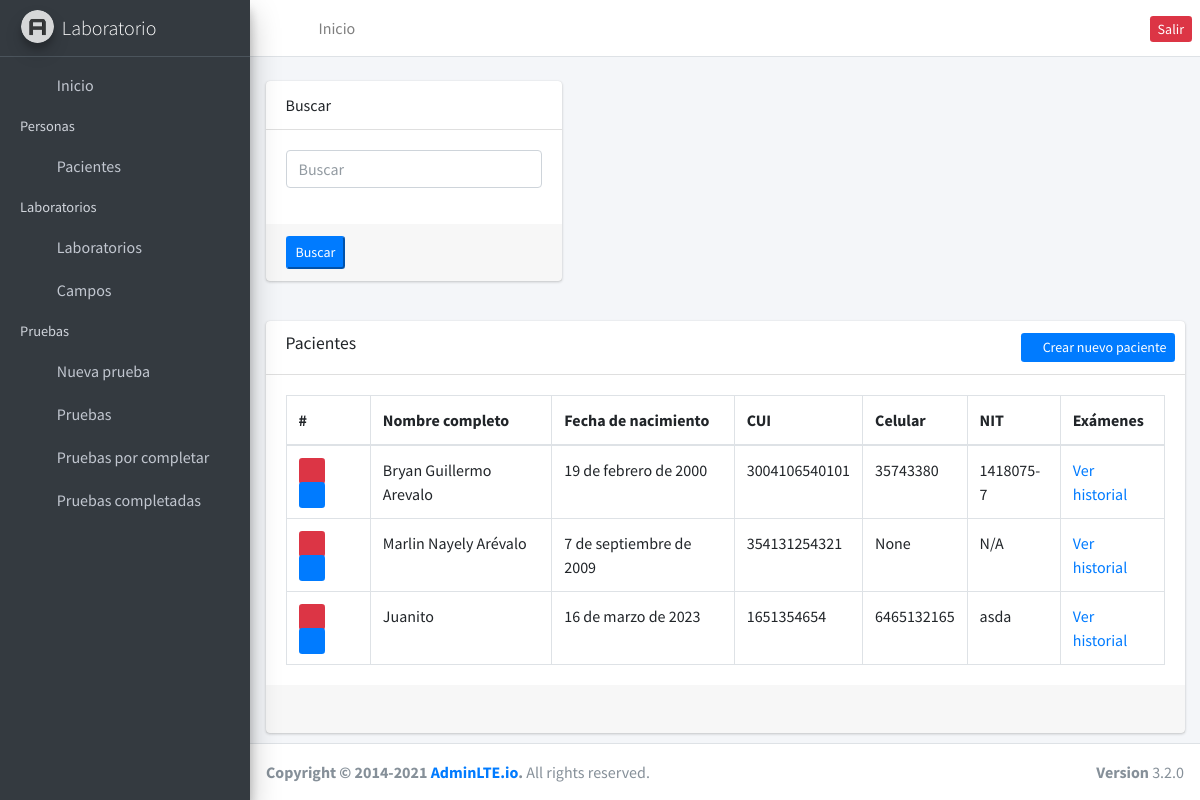
Screenshot of /clients/ (signed in) with the database file from the repository.
### clientes/models.py (models this page shows, shortened)
class Clients(models.Model):
    name = models.CharField(max_length=255, default='N/A', null=False)
    birth = models.DateField(default=datetime.date.today, auto_now=False)
    phone = models.CharField(max_length=15, null=True)
    dpi = models.CharField(max_length=20, null=False, default='N/A')
    email = models.EmailField(default='n/a', null=False)
    sex = models.IntegerField(default=1)
    nit = models.CharField(max_length=20, default='N/A')
    created_at = models.DateField(auto_now=True)

### clientes/views.py (the view)
# urls.py: path('', clients, name='clients'),
@login_required
def clients(request):
    clients = []
    search= ''
    if request.method == 'POST':
        search = request.POST.get('search')
        clients = Clients.objects.filter(name__contains=search)
    else:
        clients = Clients.objects.all()
    page = request.GET.get('page', 1)
    try:
        paginator = Paginator(clients, 10)
        clients = paginator.page(page)
    except:
        return redirect('/clients')
    context = { 'entity': clients, 'paginator': paginator, 'search': search }
    return render(request, 'clientes.html', context)

### clientes/templates/clientes.html (shortened to what this page needs)
{% extends "base.html" %} {% block content %}
<div class="row">
  <div class="col-md-4">
    <form class="card" method="POST">
      <div class="card-header">Buscar</div>
      <div class="card-body">
        <div class="form-group">
          <input
            type="text"
            class="form-control"
            name="search"
            placeholder="Buscar"
            value="{{ search }}"
          />
        </div>
      </div>
      <div class="card-footer">
        <div class="row">
          <div class="col-md-6">
            <input type="submit" class="btn-sm btn-primary" value="Buscar" />
          </div>
        </div>
      </div>
    </form>
  </div>
</div>
<div class="card mt-4">
  <div class="card-header">
    <h3 class="card-title">Pacientes</h3>
    <div class="card-tools">
      <a href="{% url 'new_client' %}" class="btn-sm btn-primary btn-block">
        <i class="fas fa-plus"></i>
        Crear nuevo paciente
      </a>
    </div>
  </div>
  <div class="card-body">
    <table class="table table-bordered">
      <thead>
        <tr>
          <th>#</th>
          <th>Nombre completo</th>
          <th>Fecha de nacimiento</th>
          <th>CUI</th>
          <th>Celular</th>
          <th>NIT</th>
          <th>Exámenes</th>
        </tr>
      </thead>
      <tbody>
        {% for client in entity %}
        <tr>
          <td>
            <a href="{% url 'remove_client' id=client.id %}" class="btn-sm btn-danger mr-1">
              <i class="fa fa-trash"></i>
            </a>
            <a href="{% url 'edit_client' id=client.id %}" class="btn-sm btn-primary">
              <i class="fa fa-edit"></i>
            </a>
          </td>
          <td>{{ client.name }}</td>
          <td>{{ client.birth }}</td>
          <td>{{ client.dpi }}</td>
          <td>{{ client.phone }}</td>
          <td>{{ client.nit }}</td>
          <td><a href="{% url 'patient_history' id=client.id %}">Ver historial</a></td>
        </tr>
        {% endfor %}
      </tbody>
    </table>
  </div>
  <div class="card-footer clearfix">{% include 'paginator.html' %}</div>
  <div class="card-footer clearfix"></div>
</div>
{% endblock %}

### rows the page displays
Clients: name "Bryan Guillermo Arevalo", birth "19 de febrero de 2000", dpi "3004106540101", phone "35743380", nit "1418075-7"
Clients: name "Marlin Nayely Arévalo", birth "7 de septiembre de 2009", dpi "354131254321", phone "None", nit "N/A"
Clients: name "Juanito", birth "16 de marzo de 2023", dpi "1651354654", phone "6465132165", nit "asda"
